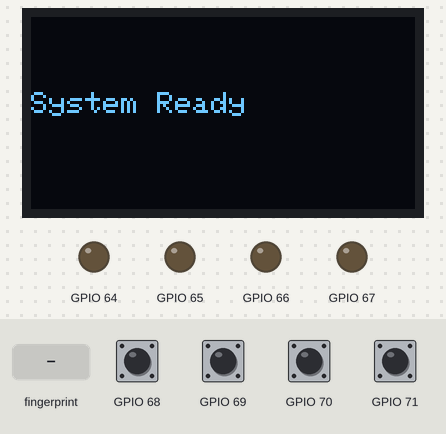
This sketch was run on a simulated ESP8266 (NodeMCU). On the bench: 128×64 one-colour display, output pins drawn as LEDs (lit = HIGH). Inputs (shaded band) come from the test bench; at power-on: GPIO 68–71 HIGH.

Above: at 1.1 s.
At 4.2 s:
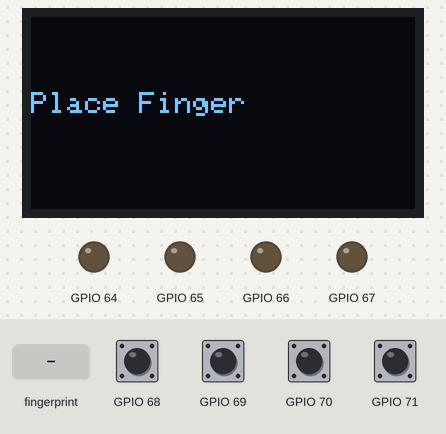
4.3 s: finger stored as number 1 placed on the sensor
At 5.1 s:
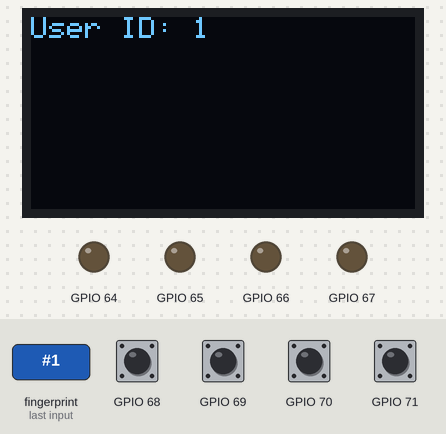
7.3 s: GPIO 68 pulled LOW for 0.15 s
At 9.2 s:
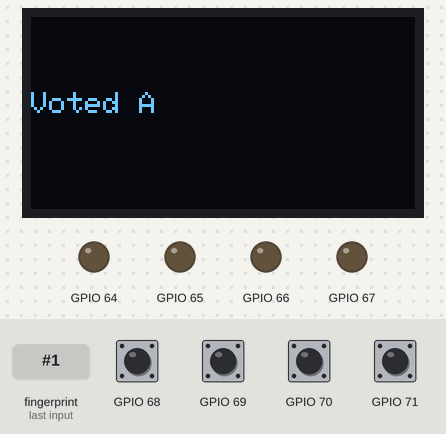
10.4 s: finger stored as number 1 placed on the sensor
At 13.6 s:
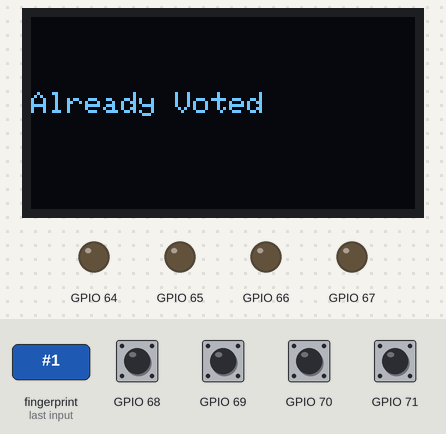
Timing chart, 0 to 15.1 s (numbered marks = the images above; inputs shaded):
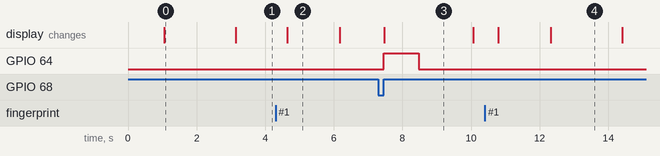

The sketch:

sketch.ino
```cpp
#include <Wire.h>
#include <Adafruit_GFX.h>
#include <Adafruit_SSD1306.h>
#include <SoftwareSerial.h>
#include <Adafruit_Fingerprint.h>
#include <PCF8574.h>

// ================= OLED =================
#define SCREEN_WIDTH 128
#define SCREEN_HEIGHT 64
Adafruit_SSD1306 display(SCREEN_WIDTH, SCREEN_HEIGHT, &Wire, -1);

// ================= Fingerprint =================
SoftwareSerial mySerial(D5, D6);
Adafruit_Fingerprint finger = Adafruit_Fingerprint(&mySerial);

// ================= PCF8574 =================
PCF8574 pcf(0x20);   // CHANGE TO 0x27 if not working

// LEDs
#define LED_A 0
#define LED_B 1
#define LED_C 2
#define LED_D 3

// Buttons
#define BTN_A 4
#define BTN_B 5
#define BTN_C 6
#define BTN_D 7

bool voted[50];

// ================= SETUP =================
void setup() {
  Serial.begin(115200);

  // OLED
  if (!display.begin(SSD1306_SWITCHCAPVCC, 0x3C)) {
    while (1);
  }

  display.clearDisplay();
  display.setTextSize(1);
  display.setTextColor(WHITE);

  // I2C
  Wire.begin(D2, D1);

  // PCF8574
  pcf.begin();

  for (int i = 0; i < 4; i++) {
    pcf.pinMode(i, OUTPUT);
    pcf.digitalWrite(i, LOW);
  }

  for (int i = 4; i < 8; i++) {
    pcf.pinMode(i, INPUT);
  }

  // Fingerprint
  mySerial.begin(57600);
  finger.begin(57600);

  if (!finger.verifyPassword()) {
    show("Sensor Error");
    while (1);
  }

  show("System Ready");
  delay(2000);
}

// ================= LOOP =================
void loop() {
  int id = getFinger();

  if (id > 0) {

    if (voted[id]) {
      show("Already Voted");
      delay(2000);
      return;
    }

    voteSystem(id);
  }
}

// ================= FINGERPRINT =================
int getFinger() {
  if (finger.getImage() != FINGERPRINT_OK) {
    show("Place Finger");
    return -1;
  }

  finger.image2Tz();

  if (finger.fingerFastSearch() != FINGERPRINT_OK) {
    show("Not Found");
    delay(1500);
    return -1;
  }

  int id = finger.fingerID;

  display.clearDisplay();
  display.setCursor(0, 0);
  display.print("User ID: ");
  display.println(id);
  display.display();

  delay(1500);
  return id;
}

// ================= VOTING =================
void voteSystem(int id) {

  show("Press A B C D");

  while (true) {

    if (btn(BTN_A)) {
      cast(id, 'A');
      break;
    }

    if (btn(BTN_B)) {
      cast(id, 'B');
      break;
    }

    if (btn(BTN_C)) {
      cast(id, 'C');
      break;
    }

    if (btn(BTN_D)) {
      cast(id, 'D');
      break;
    }
  }
}

// ================= CAST VOTE =================
void cast(int id, char c) {

  voted[id] = true;

  display.clearDisplay();
  display.setCursor(0, 20);

  if (c == 'A') {
    pcf.digitalWrite(LED_A, HIGH);
    show("Voted A");
  }
  else if (c == 'B') {
    pcf.digitalWrite(LED_B, HIGH);
    show("Voted B");
  }
  else if (c == 'C') {
    pcf.digitalWrite(LED_C, HIGH);
    show("Voted C");
  }
  else if (c == 'D') {
    pcf.digitalWrite(LED_D, HIGH);
    show("Voted D");
  }

  delay(1000);

  // OFF LEDs
  for (int i = 0; i < 4; i++) {
    pcf.digitalWrite(i, LOW);
  }

  delay(1500);
}

// ================= BUTTON =================
bool btn(int pin) {
  if (pcf.digitalRead(pin) == LOW) {
    delay(50);
    if (pcf.digitalRead(pin) == LOW) {
      while (pcf.digitalRead(pin) == LOW);
      return true;
    }
  }
  return false;
}

// ================= OLED =================
void show(String msg) {
  display.clearDisplay();
  display.setCursor(0, 25);
  display.println(msg);
  display.display();
}
```

Measured:
- after the input at 4.3 s, the display: changes after 0.34 s (image 2)
- after the input at 7.3 s, GPIO 64: LOW → HIGH after 0.15 s, → LOW 1.0 s later; the display: changes after 0.18 s (image 3)
- after the input at 10.4 s, the display: first changes after 0.39 s (image 4 shows a later state)
- what the display in image 0 shows lasts 2.0 s, from 1.1 s to 3.1 s
- what the display in image 2 shows lasts 1.6 s, from 4.6 s to 6.2 s
- what the display in image 3 shows lasts 2.6 s, from 7.5 s to 10.1 s
